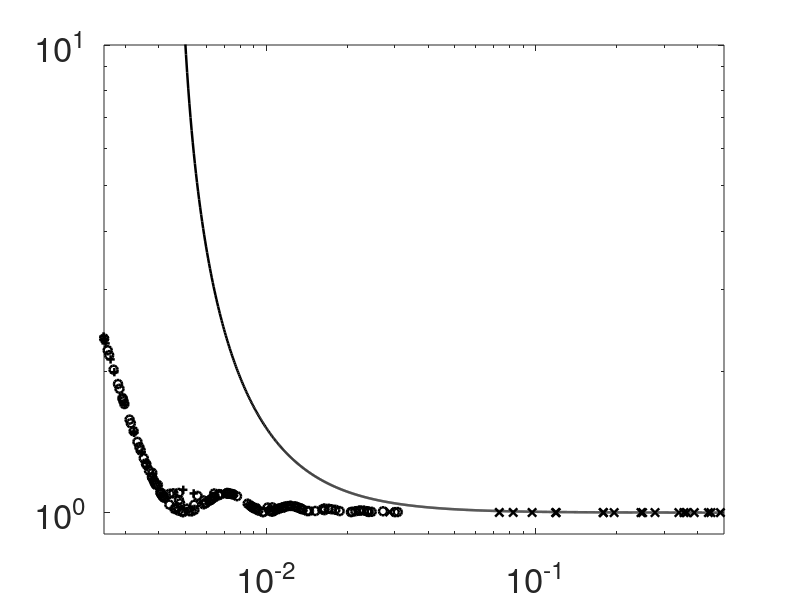

The MATLAB source for this figure: (Note: this script raises an error after producing the figure.)
%%%%%%%%%%%%%%%%%%%%%%%%%%%%%%%%%%%%%%%%%%%%%%%%%%%%%%%%%%%%%%%%%%%%%%%%%%%%%%%
% Examples of condition numbers of the kernel matrix K_N
%%%%%%%%%%%%%%%%%%%%%%%%%%%%%%%%%%%%%%%%%%%%%%%%%%%%%%%%%%%%%%%%%%%%%%%%%%%%%%%
N=400;
freq=(-N/2):(N/2-1);
Mset=[2,11,31];
Xtry=[20,200,200];

% Fejer kernel
F_omega_hat=2/N*(1-abs(2*freq'+1)/N);
zeta2=pi^2/6;
nom2=2*zeta2;

q=zeros(max(Xtry),2);
condK=zeros(max(Xtry),2);
for l=1:length(Mset)
  for j=1:Xtry(l)
    M=Mset(l);
    x=sort(rand(M,1)-0.5);
    xp=[x(end)-1;x;x(1)+1];
    q(j,l)=min(xp(2:end)-xp(1:end-1));

    A=exp(-2*pi*i*x*freq);
    condK(j,l)=cond(A*diag(F_omega_hat)*A');
  end
end

qreg=linspace(1/N,max(1./Mset),10000);
estimate_Lambda=1+nom2./(N^2*qreg.^2);
estimate_lambda=1-nom2./(N^2*qreg.^2);
estimate_cond=estimate_Lambda./estimate_lambda;

figure(1);
h=loglog(q(:,1),condK(:,1),'kx',q(:,2),condK(:,2),'ko',q(:,3),condK(:,3),'k+',qreg,estimate_cond,'k');
axis([1/N,max(1./Mset),0.9,10]);
set(h,'LineWidth',1.8); set(gca,'FontSize',25);
print test_cond1.eps -deps

% B-Spline kernel g_4
B_tilde_omega_hat=cubic_spline(freq'/N);
B_omega_hat=B_tilde_omega_hat+[B_tilde_omega_hat(2:end);0];
B_omega_hat=B_omega_hat/sum(B_omega_hat);
zeta4=pi^4/90;
nom4=2*zeta4*(zeta4+1)*8^4/((2*pi)^4-2*zeta4);

q=zeros(max(Xtry),2);
condK=zeros(max(Xtry),2);
for l=1:length(Mset)
  for j=1:Xtry(l)
    M=Mset(l);
    x=sort(rand(M,1)-0.5);
    xp=[x(end)-1;x;x(1)+1];
    q(j,l)=min(xp(2:end)-xp(1:end-1));

    A=exp(-2*pi*i*x*freq);
    condK(j,l)=cond(A*diag(B_omega_hat)*A');
  end
end

qreg=linspace(1/N,max(1./Mset),10000);
estimate_Lambda=1+nom4./(N^4*qreg.^4);
estimate_lambda=1-nom4./(N^4*qreg.^4);
estimate_cond=estimate_Lambda./estimate_lambda;

figure(2);
h=loglog(q(:,1),condK(:,1),'kx',q(:,2),condK(:,2),'ko',q(:,3),condK(:,3),'k+',qreg,estimate_cond,'k');
axis([1/N,max(1./Mset),0.9,10]);
set(h,'LineWidth',1.8); set(gca,'FontSize',25);
print test_cond2.eps -deps
